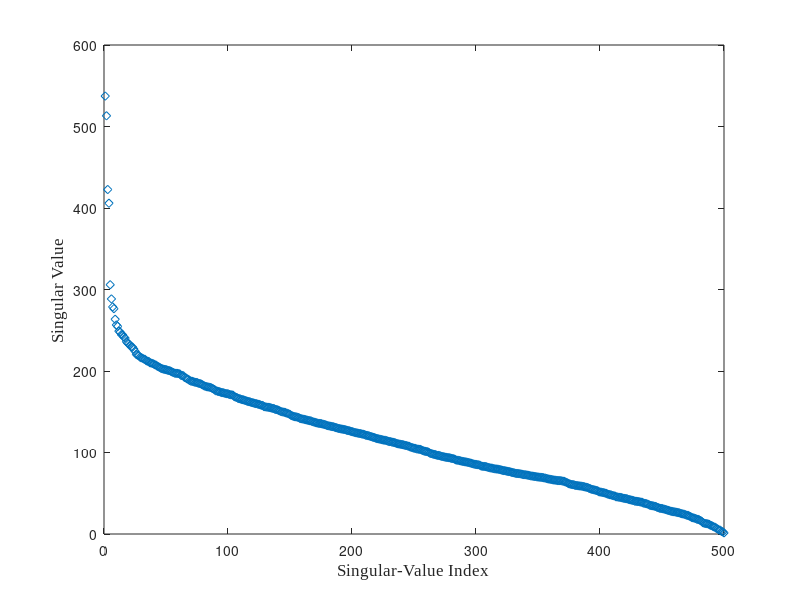

The MATLAB script that drew this image: (Note: this script raises an error after producing the figure.)
%----------------------------------------------------------------------------------------------------
% "If you want to find the secrets of the universe, think in terms of energy, frequency & vibration."
%                                                            — Nikola Tesla
%----------------------------------------------------------------------------------------------------
% *[Overview]
%  This script evaluates the robustness of the SRSA  with respect to the specified K_guess value. 
%  The same complex-valued time series is analyzed using several K_guess values, and the resulting
%  diagnostic cross-sections at Q_L = 1 and L = N are compared in Figure (2).
%
% *[Caption for Figures]
%  Figure (1): Singular-value spectrum of the Hankel matrix constructed from the simulated time series
%
%  Figure (2):
%      Panel (a): diagnostic cross-sections with K_guess = 2.
%      Panel (b): diagnostic cross-sections with K_guess = 7.
%      Panel (c): diagnostic cross-sections with K_guess = 10.
%      Panel (d): diagnostic cross-sections with K_guess = 50.
%      Panel (e): diagnostic cross-sections with K_guess = 100.
%      Panel (f): diagnostic cross-sections with K_guess = 200.
%      Panel (g): Normalized bilateral Fourier amplitude spectrum.
%      Panel (h): Full 2-D SRSA coherence response computed using K_true = 4, corresponding to the
%                 known number of complex exponential components in the simulated signal.
%
% *[Computational Environment]
%  The calculations were performed using MATLAB R2024b Update 3 on a workstation equipped with an
%  Intel Core i9-14900K processor (24 cores and 32 threads), 128 GB of RAM, and an NVIDIA GeForce
%  RTX 4090 D GPU with 24 GB of memory. The process-based parallel pool used eight workers. The
%  present implementation does not invoke GPU computing; therefore, the GPU did not contribute to
%  the reported runtimes.
%
% *[Representative Runtime]
%  The total wall-clock time for this demo was approximately 1 min on the stated workstation,
%  including numerical computation, parallel-pool initialization, and figure generation.
%----------------------------------------------------------------------------------------------------
% Author       :   Zhifeng Chen
% E-mail       :   zfchen@whu.edu.cn
% Created      :   2026-01-20
% Last updated :   2026-06-14   
%====================================================================================================

%% Complex-valued sequences are used to display bilateral positive- and negative-frequency spectra.
clc;
clear;
close all

% rng(20260025,'twister');                 % Fixed random seed for reproducibility

DeltaT = 1;                              % Sampling interval (s)
N      = 1000;                           % Total number of samples
time   = (0:N-1)*DeltaT;                 % Time (s)

% Each component has unit amplitude.
% The real and imaginary parts of the noise both have a standard deviation of 4.
yn = exp(1i*2*pi* 0.02*time) + ...
     exp(1i*2*pi*-0.05*time) + ...
     exp(1i*2*pi* 0.10*time) + ...
     exp(1i*2*pi*-0.45*time) + ...
     4*randn(1,N) + 1i*4*randn(1,N);

%% Singular-value spectrum
P = fix(N/2);                            % Number of Hankel columns
Q = N-P+1;                               % Number of Hankel rows

H = zeros(Q,P);                          % Initialize the Hankel matrix

for ii = 0:Q-1
    H(ii+1,:) = yn(ii+1:ii+P);           % Construct the Hankel matrix
end

singularV  = svd(H,'econ');              % Singular values in descending order
singularSN = (1:numel(singularV)).';      % Singular-value indices

%% Figure (1): singular-value spectrum
fig1 = figure(1);
clf(fig1);

plot(singularSN,singularV,'d');

xlabel('Singular-Value Index','FontName','Times New Roman','FontSize',12);

ylabel('Singular Value','FontName','Times New Roman','FontSize',12);

%% Fourier spectrum
Nfft = 3*N;
win  = hann(N);

% Bilateral frequency vector
FFTf = (-Nfft/2:Nfft/2-1).'/(Nfft*DeltaT);

% The coherent gain of the Hann window is corrected using sum(win).
FFTp = abs(fftshift(fft(yn(:).*win,Nfft)))/sum(win);

% Min-max normalization for comparison with the normalized SRSA spectrum
NormFFTp = (FFTp-min(FFTp))/(max(FFTp)-min(FFTp));

%% SRSA spectra
R  = 1;                                 % Frequency-grid oversampling factor
f0 = (0:R*N-1)/(DeltaT*N*R);

% Keep the input frequency grid unchanged for all SRSA calculations.
SRSbins = f0-f0(fix(R*N/2)+1);

K_guess1 = 2;
[SRSf,LVec1,SRSp1] = DoSRSA(yn,DeltaT,SRSbins,K_guess1,'AlgorithmMode','svd');

K_guess2 = 7;
[~,LVec2,SRSp2] = DoSRSA(yn,DeltaT,SRSbins,K_guess2,'AlgorithmMode','svd');

K_guess3 = 10;
[~,LVec3,SRSp3] = DoSRSA(yn,DeltaT,SRSbins,K_guess3,'AlgorithmMode','svd');

K_guess4 = 50;
[~,LVec4,SRSp4] = DoSRSA(yn,DeltaT,SRSbins,K_guess4,'AlgorithmMode','svd');

K_guess5 = 100;
[~,LVec5,SRSp5] = DoSRSA(yn,DeltaT,SRSbins,K_guess5,'AlgorithmMode','svd');

K_guess6 = 200;
[~,LVec6,SRSp6] = DoSRSA(yn,DeltaT,SRSbins,K_guess6,'AlgorithmMode','svd');

K_true = 4;
[~,Q_LVecTrue,SRSpTrue] = DoSRSA(yn,DeltaT,SRSbins,K_true,'AlgorithmMode','svd');

%% Figure (2)
fig2 = figure(2);
clf(fig2);

set(fig2,'Color','w', ...
    'Units','centimeters', ...
    'Position',[3,3,18,24], ...
    'PaperUnits','centimeters', ...
    'PaperPosition',[0,0,18,24], ...
    'PaperSize',[18,24]);

tl = tiledlayout(fig2,8,2,'TileSpacing','compact','Padding','compact');

ax = gobjects(8,1);

% cross-sections at Q_L = 1 and L = N
SRSp_list = { ...
    SRSp1(1,:), ...
    SRSp2(1,:), ...
    SRSp3(1,:), ...
    SRSp4(1,:), ...
    SRSp5(1,:), ...
    SRSp6(1,:)};

K_list = [ ...
    K_guess1, ...
    K_guess2, ...
    K_guess3, ...
    K_guess4, ...
    K_guess5, ...
    K_guess6];

tag_list  = {'(a)','(b)','(c)','(d)','(e)','(f)'};
tile_list = [1,3,5,7,9,11];

for ii = 1:6

    ax(ii) = nexttile(tl,tile_list(ii),[1,2]);

    plot(ax(ii),SRSf,SRSp_list{ii},'k-','LineWidth',1);

    if ii < 6
        ylim(ax(ii),[0,1.5]);
        ax(ii).XTickLabel = [];
    else
        ylim(ax(ii),[0,1.2]);

        xlabel(ax(ii),'Frequency (Hz)','FontName','Times New Roman','FontSize',12);
    end

    text(ax(ii),0.020,0.80,tag_list{ii}, ...
        'Units','normalized', ...
        'FontName','Times New Roman', ...
        'FontWeight','bold', ...
        'FontSize',12);

    text(ax(ii),0.16,0.80, ...
        sprintf(['Diagnostic cross-section: ', ...
        '$Q_L=1$, $L=N=1000$, $K_{guess}=%d$'],K_list(ii)), ...
        'Interpreter','latex', ...
        'Units','normalized', ...
        'FontSize',12, ...
        'FontWeight','bold');
end

% Figure (2g): normalized Fourier spectrum

ax(7) = nexttile(tl,13,[2,1]);

pFourier = plot(ax(7),FFTf,NormFFTp,'k-','LineWidth',1);

ylim(ax(7),[0,1.2]);

xlabel(ax(7),'Frequency (Hz)','FontName','Times New Roman','FontSize',12);

ylabel(ax(7),'Normalized Amplitude','FontName','Times New Roman','FontSize',12);

text(ax(7),0.04,0.90,'(g)', ...
    'Units','normalized', ...
    'FontName','Times New Roman', ...
    'FontWeight','bold', ...
    'FontSize',12);

xline(ax(7),[-0.45,-0.05,0.02,0.10], ...
    'r--');

legend(ax(7),pFourier,'Fourier Spectrum', ...
    'Box','off', ...
    'FontName','Times New Roman', ...
    'FontSize',12);

% Figure (2h): full 2D SRSA spectrum

ax(8) = nexttile(tl,14,[2,1]);

pcolor(ax(8),SRSf,Q_LVecTrue(:,2),SRSpTrue);
shading(ax(8),'interp');
colormap(ax(8),'pink');

xlabel(ax(8),'Frequency (Hz)','FontName','Times New Roman','FontSize',12);

ylabel(ax(8),'Subwindows $Q_L$','Interpreter','latex','FontName','Times New Roman','FontSize',12);

text(ax(8),0.04,0.90,'(h)', ...
    'Units','normalized', ...
    'FontName','Times New Roman', ...
    'FontWeight','bold', ...
    'FontSize',12, ...
    'Color','w');

text(ax(8),0.25,0.90,'Full 2D Coherence Response', ...
    'Units','normalized', ...
    'FontName','Times New Roman', ...
    'FontWeight','bold', ...
    'FontSize',12, ...
    'Color','w');

text(ax(8),0.70,0.20, ...
    sprintf('$K_{true}=%d$',K_true), ...
    'Interpreter','latex', ...
    'Units','normalized', ...
    'FontSize',12, ...
    'FontWeight','bold', ...
    'Color','w');

% Common y-axis label for panels (a)-(f)

drawnow;

axTop = ax(1:6);
pos   = vertcat(axTop.Position);

left   = min(pos(:,1));
bottom = min(pos(:,2));
right  = max(pos(:,1)+pos(:,3));
top    = max(pos(:,2)+pos(:,4));

axCommon = axes( ...
    'Parent',fig2, ...
    'Position',[left,bottom,right-left,top-bottom], ...
    'Visible','off', ...
    'Color','none', ...
    'XTick',[], ...
    'YTick',[], ...
    'HitTest','off', ...
    'PickableParts','none');

yl = ylabel(axCommon,'Normalized Coherence Response', ...
    'FontName','Times New Roman', ...
    'FontSize',12, ...
    'Rotation',90);

yl.Visible            = 'on';
yl.Units              = 'normalized';
yl.Position           = [-0.045,0.50,0];
yl.HorizontalAlignment = 'center';
yl.VerticalAlignment   = 'middle';
